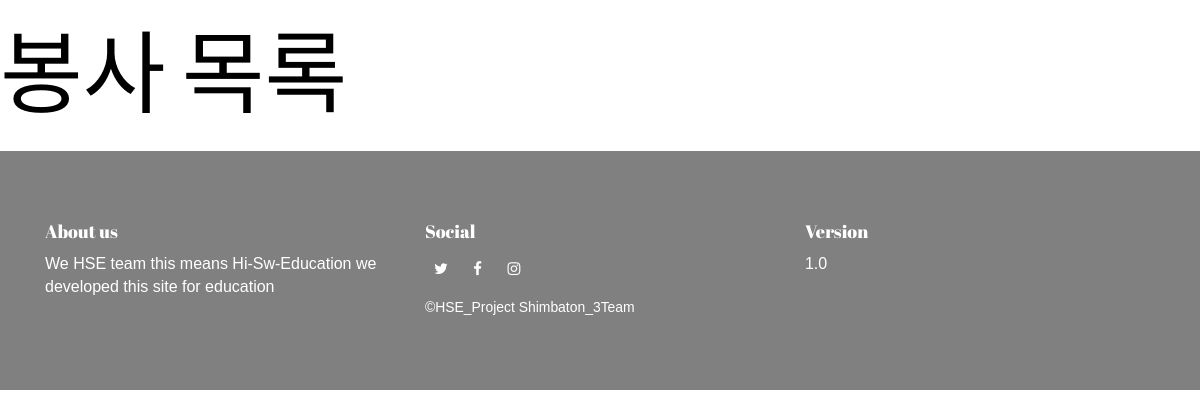
/education/ (signed in), run on an earlier commit of the app's database.
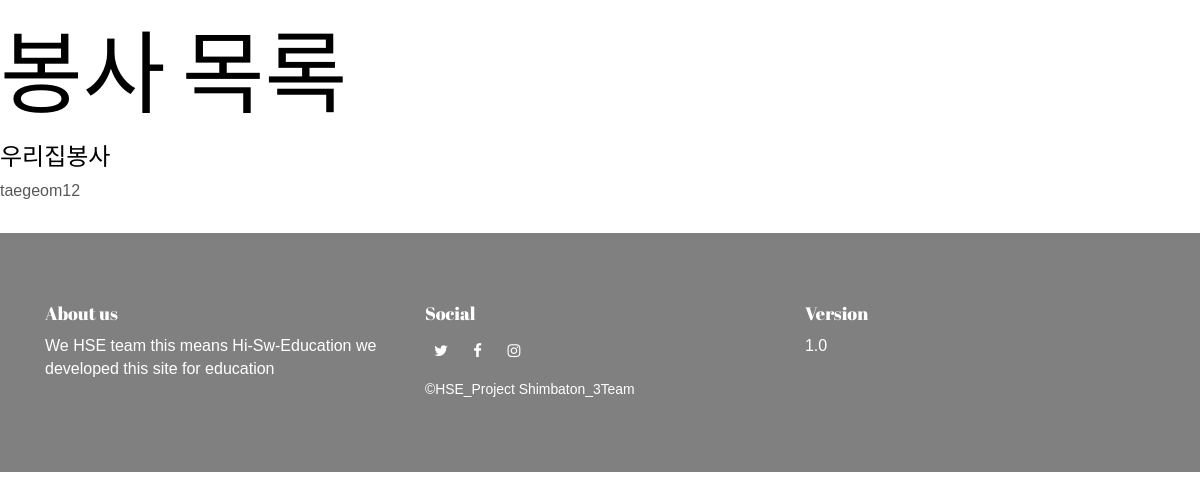
And on a later commit of the database.
### education/models.py (models this page shows)
class EduPost(models.Model):
    title = models.CharField(max_length=200)
    writer = models.ForeignKey(User, on_delete=models.CASCADE)
    pub_date = models.DateTimeField()
    due_date = models.DateTimeField()
    main_teacher = models.IntegerField()
    sub_teacher = models.IntegerField()
    body = models.TextField()
    video = models.FileField(upload_to="videos_uploaded", null=True)
    extrafile = models.FileField(upload_to="extrafiles/", null=True)

### education/views.py (the view)
# urls.py: path("", edulist, name="edulist"),
def edulist(request):
    post = EduPost.objects.all()
    return render(request, "education/edulist.html", {"posts": post})

### education/templates/education/edulist.html
{% extends 'base.html' %}
{% load static %}
{% block content %}
{%if user.is_authenticated%}
    <h1>봉사 목록</h1>
    {%for post in posts%}
    <div>
        <a href="{%url 'education:detail' post.id%}"><h3>{{post.title}}</h3></a>
	    {{post.writer}}<br>
    </div>
    {%endfor%}
{%else%}
<script>
    alert("로그인 후 이용해주세요");
    window.location.href="{%url 'account_login'%}"
</script>
{%endif%}
{% endblock %}

### HSE/templates/base.html (shortened to what this page needs)
{% load static %}
<!DOCTYPE html>
<html lang="en">
<head>
    <link href="https://cdn.jsdelivr.net/npm/bootstrap@5.0.0-beta3/dist/css/bootstrap.min.css" rel="stylesheet">
    <link rel="stylesheet" href="{% static 'css/main.97292821.css' %}">
</head>
<body>
    {% include 'shared/navbar.html' %}
    {% block content %}{% endblock %}
    {% include 'shared/footer.html' %}
</body>
</html>

### HSE/templates/shared/navbar.html
<header>
    <nav class="navbar navbar-inverse navbar-fixed-top">
      <div class="container">
        <div class="navbar-collapse">
          <button type="button" class="close" aria-label="Close"><span aria-hidden="true">&times;</span></button>
          <ul class="nav navbar-nav navbar-right">
              <li>
                  <p>
                      <a href="{% url 'education:edulist'%}" class="btn btn-default navbar-btn" >Education</a>
                      <a href="{%url 'apply:apply_main' %}" class="btn btn-default navbar-btn" >Apply</a>
                      {%if user.is_authenticated%}
                        <a href="{%url 'account_logout'%}" class="btn btn-default navbar-btn" >Log-out</a>
                        <a href="{%url 'mypage:mypage' %}" class="btn btn-default navbar-btn" >Profile</a>
                      {%else%}
                        <a href="{%url 'account_login'%}" class="btn btn-default navbar-btn" >Log-in</a>
                      {%endif%}
                  </p>
              </li>
          </ul>
        </div>
      </div>
    </nav>
  </header>

### HSE/templates/shared/footer.html (shortened to what this page needs)
<footer class="footer-container white-text-container" style="background-color : gray;">
    <div class="container">
        <div class="row">
                <div class="col-md-4">
                    <h4>About us</h4>
                    <p>We HSE team this means Hi-Sw-Education we developed this site for education</p>
                </div>
                <div class="col-md-4">
                    <h4>Social</h4>
                    <div>
                        <p>
                            <a href="https://www.twitter.com" class="fa-icon" title="">
                        <i class="fa fa-twitter" aria-hidden="true"></i>
                        </a>
                            <a href="https://www.facebook.com" class="fa-icon" title="">
                                <i class="fa fa-facebook" aria-hidden="true"></i>
                            </a>
                            <a href="https://www.linkedin.com" class="fa-icon" title="">
                                <i class="fa fa-instagram" aria-hidden="true"></i>
                            </a>
                        </p>
                    </div>
                    <div>
                        <p><small>©HSE_Project Shimbaton_3Team</small></p>
                    </div>
                </div>
                <div class="col-md-4">
                    <h4>Version</h4>
                    <p>1.0 </p>
                    </div>
                </div>
        </div>
</footer>

### HSE/templates/base.html (style rules this page uses)
body { font-family: "Apple SD Gothic Neo", "Malgun Gothic", sans-serif; }

What changed in the data, as far as the page shows it:
added EduPost: title "우리집봉사", writer "taegeom12"
